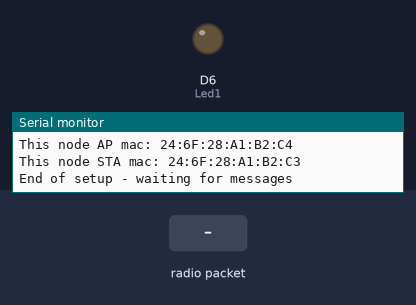
Simulated run of this sketch. Board: ESP8266 (NodeMCU). Shown: output pins drawn as LEDs (lit = HIGH), the last lines printed to the serial monitor. The inputs (shaded band) are chosen by the test bench.

Above: at 1.2 s.
1.3 s: radio packet "1" arrives
At 2.3 s:
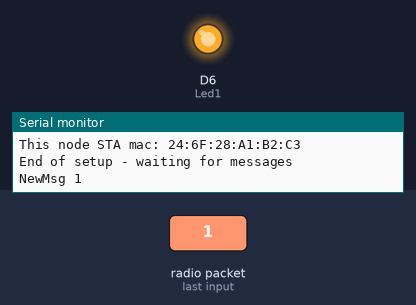
2.8 s: radio packet "0" arrives
At 3.5 s:
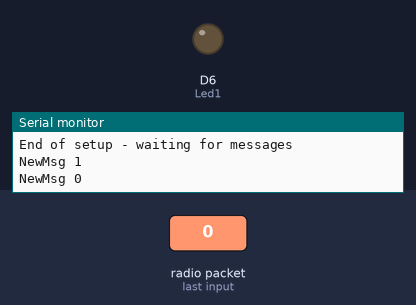
4.3 s: radio packet "2" arrives
At 4.6 s:
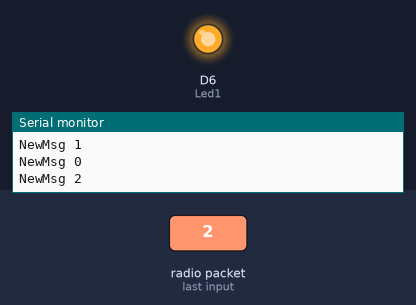
Timing chart, 0 to 7.3 s (numbered marks = the images above; inputs shaded):
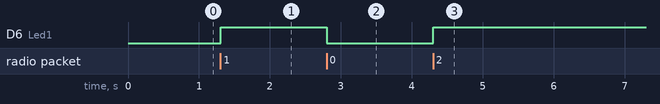

The sketch:

esp-now-slave.ino
```cpp
//==========================================================================================//
// THIS CODE IS SLAVE - RECEIVER BUTTON                                                     //
// Edited and Adapted by: Engineer Jemerson Marques, On: 12.10.2019 - FVM Learning website  //
// Available at: https://www.fvml.com.br and on Youtube channel                             //
// https://www.youtube.com/c/FVMLearning - I hope you have fun - Good luck                  //
//------------------------------------------------------------------------------------------//

#include <ESP8266WiFi.h>

extern "C"
{
#include <espnow.h>
#include <user_interface.h>
}
uint8_t mac[] = {0x36, 0x33, 0x33, 0x33, 0x33, 0x33};

//===========================================================================================
int Led1 = D6;

void initVariant()
{
    WiFi.mode(WIFI_AP);
    wifi_set_macaddr(SOFTAP_IF, &mac[0]);
}

//===========================================================================================
#define WIFI_CHANNEL 4

// must match the controller struct
struct __attribute__((packed))
DataStruct
{
    char text[32];
    unsigned int time;
};
DataStruct myData;

//===========================================================================================
void setup()
{
    Serial.begin(115200);
    Serial.println();
    Serial.println("Starting EspnowSlave.ino");
    Serial.print("This node AP mac: ");
    Serial.println(WiFi.softAPmacAddress());
    Serial.print("This node STA mac: ");
    Serial.println(WiFi.macAddress());
    pinMode(Led1, OUTPUT);

    if (esp_now_init() != 0)
    {
        Serial.println("*** ESP_Now init failed");
        while (true)
        {
        };
    }
    esp_now_set_self_role(ESP_NOW_ROLE_SLAVE);
    esp_now_register_recv_cb(receiveCallBackFunction);
    Serial.println("End of setup - waiting for messages");
}
//===========================================================================================
void loop()
{
}

//===========================================================================================

void receiveCallBackFunction(uint8_t *senderMac, uint8_t *incomingData, uint8_t len)
{
    memcpy(&myData, incomingData, sizeof(myData));

    Serial.print("NewMsg ");
    Serial.print(myData.text);
    Serial.println();
    digitalWrite(Led1, !digitalRead(Led1));
}

//====================================== www.fvml.com.br ====================================
```

Measured:
- after the input at 1.3 s, D6 (Led1): LOW → HIGH at once
- after the input at 2.8 s, D6 (Led1): HIGH → LOW at once
- after the input at 4.3 s, D6 (Led1): LOW → HIGH at once
